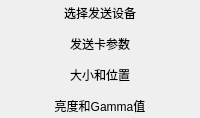
         <widget class="QWidget" name="wdgMsender" native="true">
          <property name="sizePolicy">
           <sizepolicy hsizetype="Fixed" vsizetype="Preferred">
            <horstretch>0</horstretch>
            <verstretch>0</verstretch>
           </sizepolicy>
          </property>
          <property name="minimumSize">
           <size>
            <width>200</width>
            <height>0</height>
           </size>
          </property>
          <property name="maximumSize">
           <size>
            <width>200</width>
            <height>0</height>
           </size>
          </property>
          <property name="styleSheet">
           <string notr="true">QToolButton {
	border: 0px;
	font-family:&quot;微软雅黑&quot;
}
QToolButton:hover:enabled {
	background-color:qlineargradient(x1:0,y1:0,x2:0,y2:1,
			stop: 0 white,
			stop: 1 rgba(240,240,255,255));
	border: 1px solid rgba(200,200,255,200);
	border-radius: 3px;
	padding: 1px 1px;
	font:bold 10pt;
	font-family:&quot;微软雅黑&quot;
}</string>
          </property>
          <layout class="QVBoxLayout" name="verticalLayout_7">
           <property name="leftMargin">
            <number>6</number>
           </property>
           <property name="topMargin">
            <number>0</number>
           </property>
           <property name="rightMargin">
            <number>6</number>
           </property>
           <property name="bottomMargin">
            <number>0</number>
           </property>
           <item>
            <widget class="QToolButton" name="toolButton">
             <property name="enabled">
              <bool>true</bool>
             </property>
             <property name="minimumSize">
              <size>
               <width>0</width>
               <height>25</height>
              </size>
             </property>
             <property name="maximumSize">
              <size>
               <width>200</width>
               <height>25</height>
              </size>
             </property>
             <property name="font">
              <font>
               <family>微软雅黑</family>
              </font>
             </property>
             <property name="styleSheet">
              <string notr="true"/>
             </property>
             <property name="text">
              <string>选择发送设备</string>
             </property>
             <property name="icon">
              <iconset resource="txc15Res.qrc">
               <normaloff>:/txcmain/Resources/TX-RGB-10U_96.png</normaloff>:/txcmain/Resources/TX-RGB-10U_96.png</iconset>
             </property>
             <property name="iconSize">
              <size>
               <width>20</width>
               <height>20</height>
              </size>
             </property>
             <property name="checkable">
              <bool>false</bool>
             </property>
             <property name="checked">
              <bool>false</bool>
             </property>
             <property name="autoRepeat">
              <bool>false</bool>
             </property>
             <property name="toolButtonStyle">
              <enum>Qt::ToolButtonTextBesideIcon</enum>
             </property>
            </widget>
           </item>
           <item>
            <widget class="QToolButton" name="toolButton_2">
             <property name="minimumSize">
              <size>
               <width>0</width>
               <height>25</height>
              </size>
             </property>
             <property name="maximumSize">
              <size>
               <width>200</width>
               <height>25</height>
              </size>
             </property>
             <property name="text">
              <string>发送卡参数</string>
             </property>
             <property name="icon">
              <iconset resource="txc15Res.qrc">
               <normaloff>:/txcmain/Resources/config.png</normaloff>:/txcmain/Resources/config.png</iconset>
             </property>
             <property name="iconSize">
              <size>
               <width>20</width>
               <height>20</height>
              </size>
             </property>
             <property name="toolButtonStyle">
              <enum>Qt::ToolButtonTextBesideIcon</enum>
             </property>
            </widget>
           </item>
           <item>
            <widget class="QToolButton" name="toolButton_4">
             <property name="minimumSize">
              <size>
               <width>0</width>
               <height>25</height>
              </size>
             </property>
             <property name="maximumSize">
              <size>
               <width>200</width>
               <height>25</height>
              </size>
             </property>
             <property name="text">
              <string>大小和位置</string>
             </property>
             <property name="icon">
              <iconset resource="txc15Res.qrc">
               <normaloff>:/txcmain/Resources/position_size.png</normaloff>:/txcmain/Resources/position_size.png</iconset>
             </property>
             <property name="iconSize">
              <size>
               <width>20</width>
               <height>20</height>
              </size>
             </property>
             <property name="toolButtonStyle">
              <enum>Qt::ToolButtonTextBesideIcon</enum>
             </property>
            </widget>
           </item>
           <item>
            <widget class="QToolButton" name="toolButton_3">
             <property name="minimumSize">
              <size>
               <width>0</width>
               <height>25</height>
              </size>
             </property>
             <property name="maximumSize">
              <size>
               <width>200</width>
               <height>25</height>
              </size>
             </property>
             <property name="text">
              <string>亮度和Gamma值</string>
             </property>
             <property name="icon">
              <iconset resource="txc15Res.qrc">
               <normaloff>:/txcmain/Resources/Brightness.png</normaloff>:/txcmain/Resources/Brightness.png</iconset>
             </property>
             <property name="iconSize">
              <size>
               <width>20</width>
               <height>20</height>
              </size>
             </property>
             <property name="toolButtonStyle">
              <enum>Qt::ToolButtonTextBesideIcon</enum>
             </property>
            </widget>
           </item>
          </layout>
         </widget>
